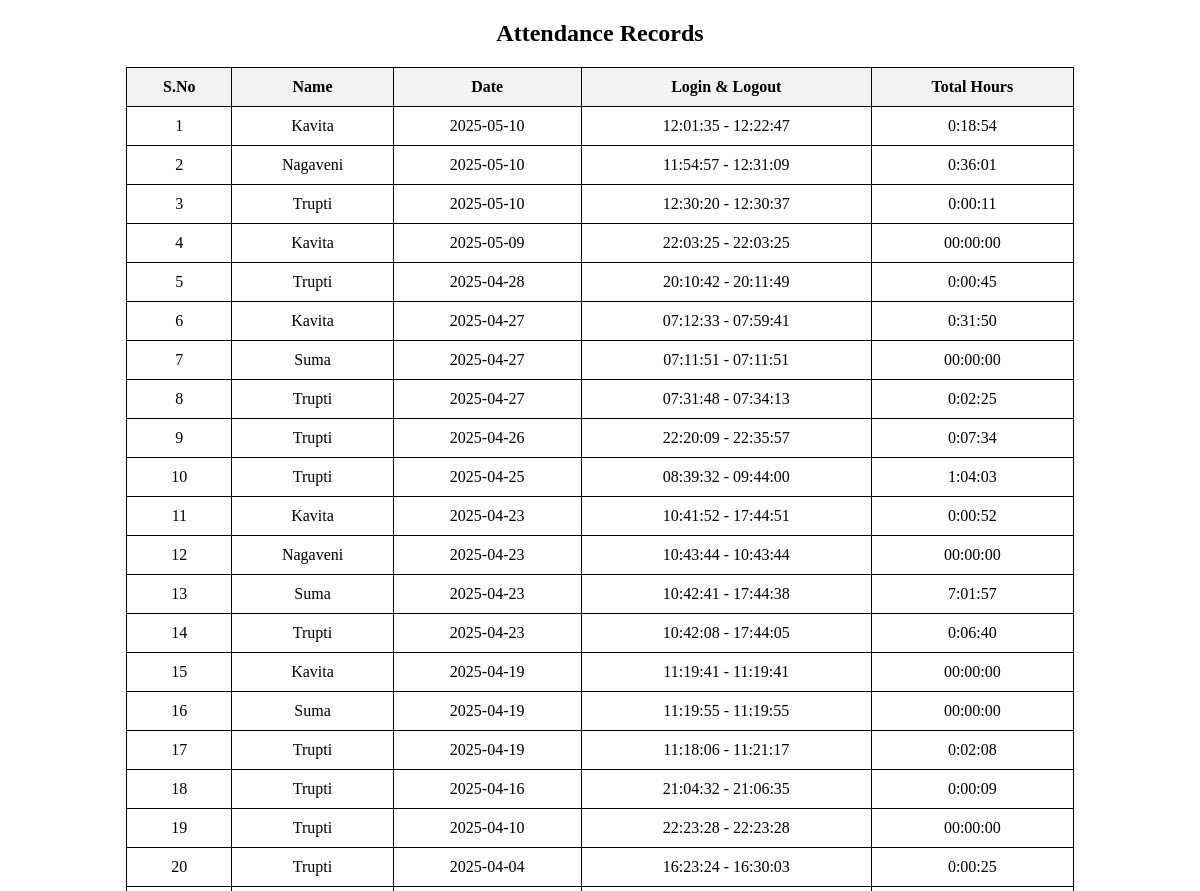
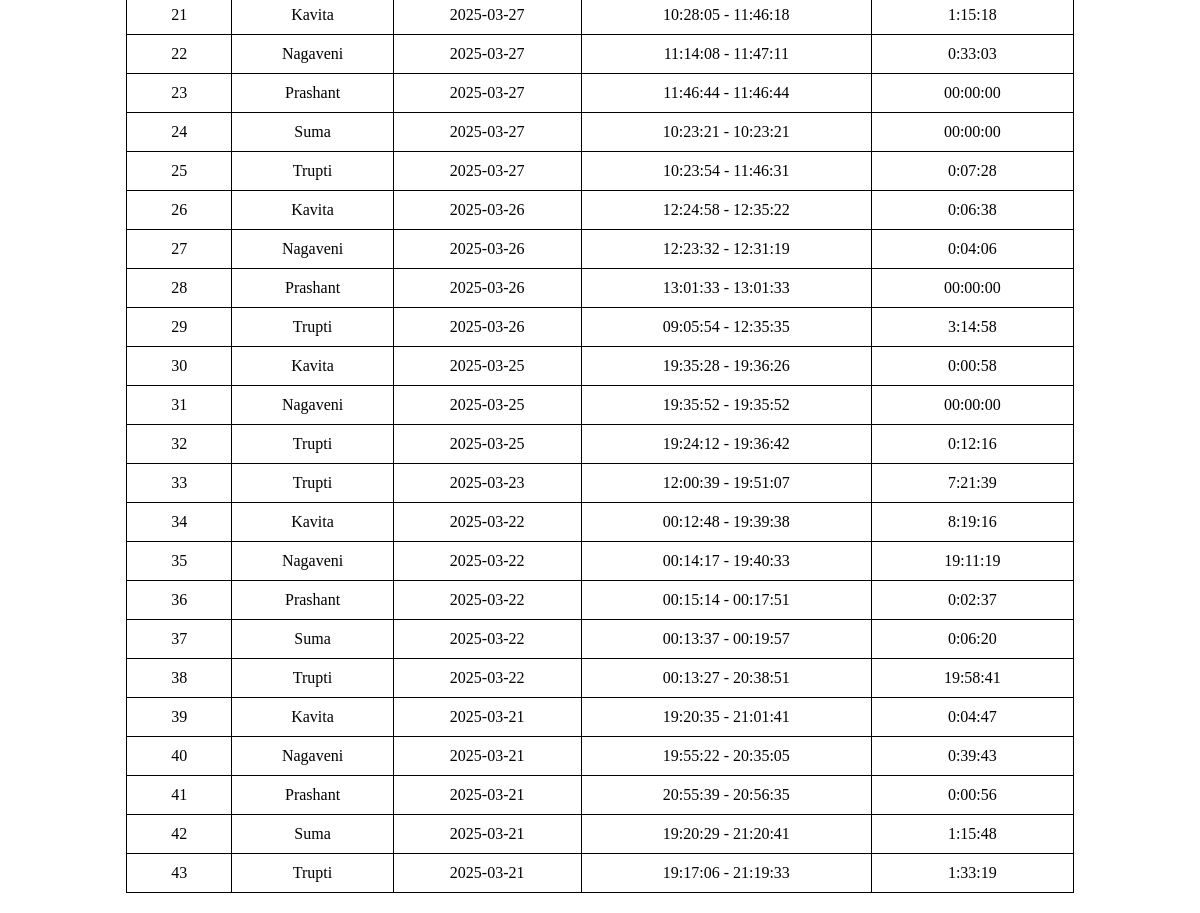
The page / on the database its author committed (2 pictures, top to bottom).
### tables this page shows
CREATE TABLE attendance (
            id INTEGER PRIMARY KEY AUTOINCREMENT,
            name TEXT NOT NULL,
            day TEXT NOT NULL,  -- Date of attendance entry
            login_logout TEXT NOT NULL,  -- Stores all login/logout times in one row per day
            total_hours TEXT NOT NULL,    -- Stores total hours for the day
            UNIQUE(name, day)  -- Ensure each student has only one row per day
        );

### app.py (the view)
@app.route('/')
def index():
    records = fetch_attendance()
    print(f"[DEBUG] {len(records)} attendance records retrieved.")
    return render_template('attendance.html', attendance=records)

### templates/attendance.html (shortened to what this page needs)
<!DOCTYPE html>
<html lang="en">
<head>
</head>
<body>
    <h2 style="text-align:center;">Attendance Records</h2>
    <table>
        <tr>
            <th>S.No</th>
            <th>Name</th>
            <th>Date</th>
            <th>Login & Logout</th>
            <th>Total Hours</th>
        </tr>
        {% for row in attendance %}
        <tr>
            <td>{{ row[0] }}</td>
            <td>{{ row[1] }}</td>
            <td>{{ row[2] }}</td>
            <td>{{ row[3] }}</td>
            <td>{{ row[4] }}</td>
        </tr>
        {% endfor %}
    </table>
</body>
</html>

### templates/attendance.html (style rules this page uses)
table { width: 80%; margin: 20px auto; border-collapse: collapse; }
th, td { border: 1px solid black; padding: 10px; text-align: center; }
th { background-color: #f2f2f2; }

### rows shown on the page
attendance: row "1", name "Kavita", day "2025-05-10", row "12:01:35 - 12:22:47", total_hours "0:18:54"
attendance: row "2", name "Nagaveni", day "2025-05-10", row "11:54:57 - 12:31:09", total_hours "0:36:01"
attendance: row "3", name "Trupti", day "2025-05-10", row "12:30:20 - 12:30:37", total_hours "0:00:11"
attendance: row "4", name "Kavita", day "2025-05-09", row "22:03:25 - 22:03:25", total_hours "00:00:00"
attendance: row "5", name "Trupti", day "2025-04-28", row "20:10:42 - 20:11:49", total_hours "0:00:45"
attendance: row "6", name "Kavita", day "2025-04-27", row "07:12:33 - 07:59:41", total_hours "0:31:50"
attendance: row "7", name "Suma", day "2025-04-27", row "07:11:51 - 07:11:51", total_hours "00:00:00"
attendance: row "8", name "Trupti", day "2025-04-27", row "07:31:48 - 07:34:13", total_hours "0:02:25"
attendance: row "9", name "Trupti", day "2025-04-26", row "22:20:09 - 22:35:57", total_hours "0:07:34"
attendance: row "10", name "Trupti", day "2025-04-25", row "08:39:32 - 09:44:00", total_hours "1:04:03"
attendance: row "11", name "Kavita", day "2025-04-23", row "10:41:52 - 17:44:51", total_hours "0:00:52"
attendance: row "12", name "Nagaveni", day "2025-04-23", row "10:43:44 - 10:43:44", total_hours "00:00:00"
attendance: row "13", name "Suma", day "2025-04-23", row "10:42:41 - 17:44:38", total_hours "7:01:57"
attendance: row "14", name "Trupti", day "2025-04-23", row "10:42:08 - 17:44:05", total_hours "0:06:40"
attendance: row "15", name "Kavita", day "2025-04-19", row "11:19:41 - 11:19:41", total_hours "00:00:00"
attendance: row "16", name "Suma", day "2025-04-19", row "11:19:55 - 11:19:55", total_hours "00:00:00"
attendance: row "17", name "Trupti", day "2025-04-19", row "11:18:06 - 11:21:17", total_hours "0:02:08"
attendance: row "18", name "Trupti", day "2025-04-16", row "21:04:32 - 21:06:35", total_hours "0:00:09"
attendance: row "19", name "Trupti", day "2025-04-10", row "22:23:28 - 22:23:28", total_hours "00:00:00"
attendance: row "20", name "Trupti", day "2025-04-04", row "16:23:24 - 16:30:03", total_hours "0:00:25"
attendance: id "21", name "Kavita", day "2025-03-27", row "10:28:05 - 11:46:18", total_hours "1:15:18"
attendance: id "22", name "Nagaveni", day "2025-03-27", row "11:14:08 - 11:47:11", total_hours "0:33:03"
attendance: id "23", name "Prashant", day "2025-03-27", row "11:46:44 - 11:46:44", total_hours "00:00:00"
attendance: row "24", name "Suma", day "2025-03-27", row "10:23:21 - 10:23:21", total_hours "00:00:00"
attendance: row "25", name "Trupti", day "2025-03-27", row "10:23:54 - 11:46:31", total_hours "0:07:28"
attendance: row "26", name "Kavita", day "2025-03-26", row "12:24:58 - 12:35:22", total_hours "0:06:38"
attendance: row "27", name "Nagaveni", day "2025-03-26", row "12:23:32 - 12:31:19", total_hours "0:04:06"
attendance: row "28", name "Prashant", day "2025-03-26", row "13:01:33 - 13:01:33", total_hours "00:00:00"
attendance: row "29", name "Trupti", day "2025-03-26", row "09:05:54 - 12:35:35", total_hours "3:14:58"
attendance: row "30", name "Kavita", day "2025-03-25", row "19:35:28 - 19:36:26", total_hours "0:00:58"
attendance: row "31", name "Nagaveni", day "2025-03-25", row "19:35:52 - 19:35:52", total_hours "00:00:00"
attendance: row "32", name "Trupti", day "2025-03-25", row "19:24:12 - 19:36:42", total_hours "0:12:16"
attendance: row "33", name "Trupti", day "2025-03-23", row "12:00:39 - 19:51:07", total_hours "7:21:39"
attendance: row "34", name "Kavita", day "2025-03-22", row "00:12:48 - 19:39:38", total_hours "8:19:16"
attendance: row "35", name "Nagaveni", day "2025-03-22", row "00:14:17 - 19:40:33", total_hours "19:11:19"
attendance: row "36", name "Prashant", day "2025-03-22", row "00:15:14 - 00:17:51", total_hours "0:02:37"
attendance: row "37", name "Suma", day "2025-03-22", row "00:13:37 - 00:19:57", total_hours "0:06:20"
attendance: row "38", name "Trupti", day "2025-03-22", row "00:13:27 - 20:38:51", total_hours "19:58:41"
attendance: row "39", name "Kavita", day "2025-03-21", row "19:20:35 - 21:01:41", total_hours "0:04:47"
attendance: row "40", name "Nagaveni", day "2025-03-21", row "19:55:22 - 20:35:05", total_hours "0:39:43"
attendance: row "41", name "Prashant", day "2025-03-21", row "20:55:39 - 20:56:35", total_hours "0:00:56"
attendance: row "42", name "Suma", day "2025-03-21", row "19:20:29 - 21:20:41", total_hours "1:15:48"
attendance: row "43", name "Trupti", day "2025-03-21", total_hours "19:17:06 - 21:19:33", total_hours "1:33:19"
